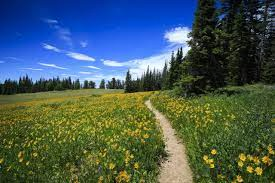
#> input picture trail.jpg, 275 x 183 px
$ python lmk_transfer.py
#> lines starting #> are read from the running program, lines starting #| are printed output that depends on the picture
# The Linear Monge-Kantorovitch Transfer (LMKT) Algorithm
import numpy as np
import matplotlib.pyplot as plt
from PIL import Image
from scipy.linalg import sqrtm

im1_name = 'trail.jpg'
im2_name = 'beauty.jpg'

# For the paper, we swap im1_name with im2_name to see
# how both directions work
im1 = Image.open(im1_name).convert('RGB')
#> im1 is the input picture: PIL image 275x183 RGB; mean R, G, B 70.6, 91.1, 90.2
im1 = im1.resize((256, 256))
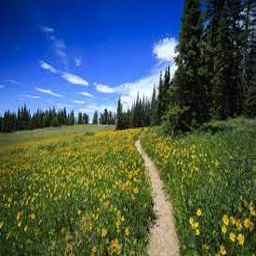
#> im1: PIL image 256x256 RGB; mean R, G, B 70.6, 91.1, 90.2

im2 = Image.open(im2_name).convert('RGB')
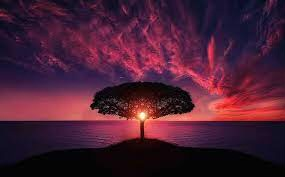
#> input picture beauty.jpg, 285 x 177 px
#> im2 is the input picture: PIL image 285x177 RGB; mean R, G, B 73.6, 30.7, 51.7
im2 = im2.resize((256, 256))
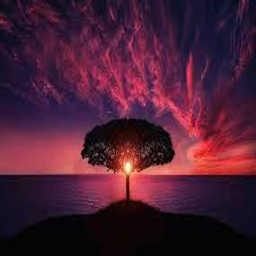
#> im2: PIL image 256x256 RGB; mean R, G, B 73.6, 30.7, 51.7

# get the normalized RGB pixel data
pixels1 = np.divide(np.array(im1.getdata()), 255.0)
pixels2 = np.divide(np.array(im2.getdata()), 255.0)

# get the covariance matrices
cov1 = np.cov(pixels1.T)
#> cov1 = [[0.0451, 0.0367, 0.00905], [0.0367, 0.0366, 0.0313], [0.00905, 0.0313, 0.107]]
cov2 = np.cov(pixels2.T)
#> cov2 = [[0.0596, 0.0211, 0.0222], [0.0211, 0.00925, 0.00938], [0.0222, 0.00938, 0.0128]]

# construct the terms needed for the closed form lmkt
T_inner = sqrtm(sqrtm(cov1) @ cov2 @ sqrtm(cov1))
#> T_inner = [[0.0394, 0.0316, 0.0185], [0.0316, 0.0284, 0.0207], [0.0185, 0.0207, 0.0321]]
T = np.linalg.inv(sqrtm(cov1)) @ T_inner @ np.linalg.inv(sqrtm(cov1))
#> T = [[1.3, -0.329, 0.298], [-0.329, 0.868, -0.0531], [0.298, -0.0531, 0.293]]
transform1 = ((pixels1 - pixels1.mean(axis=0)) @ T) + pixels2.mean(axis=0)

# normalize values between 0 and 1 (which will be between 0 and 255)
transform1 = transform1.clip(min=0, max=1)

new_image = Image.fromarray((transform1.reshape((256, 256, 3)) * 255).astype(np.uint8))
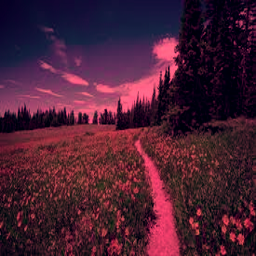
#> new_image: PIL image 256x256 RGB; mean R, G, B 73.3, 31.2, 51.2

im1.show()
im2.show()
new_image.show()
